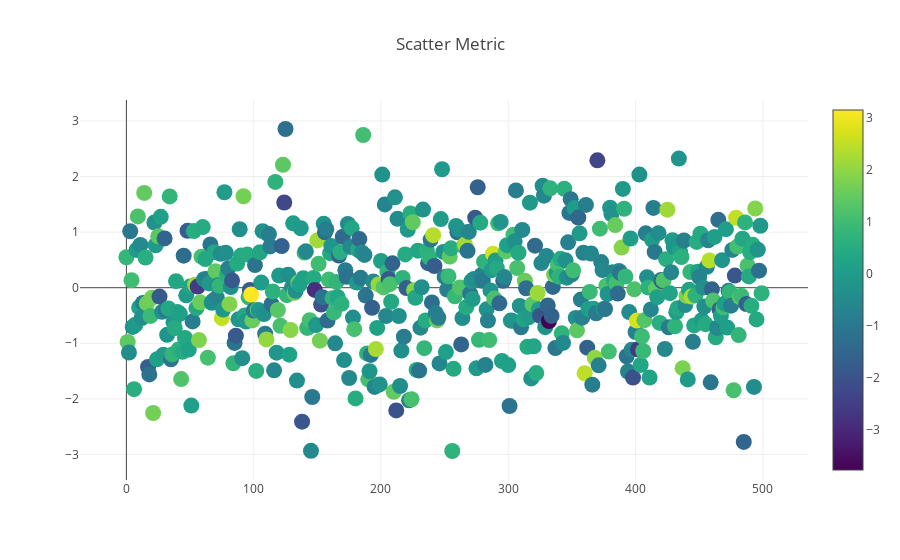

Notebook source saved alongside this figure:
### Markdown cell above
## Metric 1

### Code cell
# Create random data with numpy
import numpy as np

trace1 = go.Scatter(
    y = np.random.randn(500),
    mode='markers',
    marker=dict(
        size=16,
        color = np.random.randn(500), #set color equal to a variable
        colorscale='Viridis',
        showscale=True
    )
)
data = [trace1]

# Plot and embed in ipython notebook!
plotly.offline.iplot({
    "data": data,
    "layout": go.Layout(title="Scatter Metric")
},
    image='png',
    filename='scatterplot',
)

### Figure 1 — Plotly figure (JSON) as saved in the notebook; plotly's stock layout.template omitted (floating-point values rounded to 4 significant figures; data arrays with more than 128 entries replaced by an {"elided": "..."} marker saying what was removed)
{"data": [{"marker": {"color": {"elided": "500 float values"}, "colorscale": "Viridis", "showscale": true, "size": 16}, "mode": "markers", "type": "scatter", "uid": "7e404f45-7035-41b3-9dab-f0097ef8be10", "y": {"elided": "500 float values"}}], "layout": {"title": {"text": "Scatter Metric"}}}
